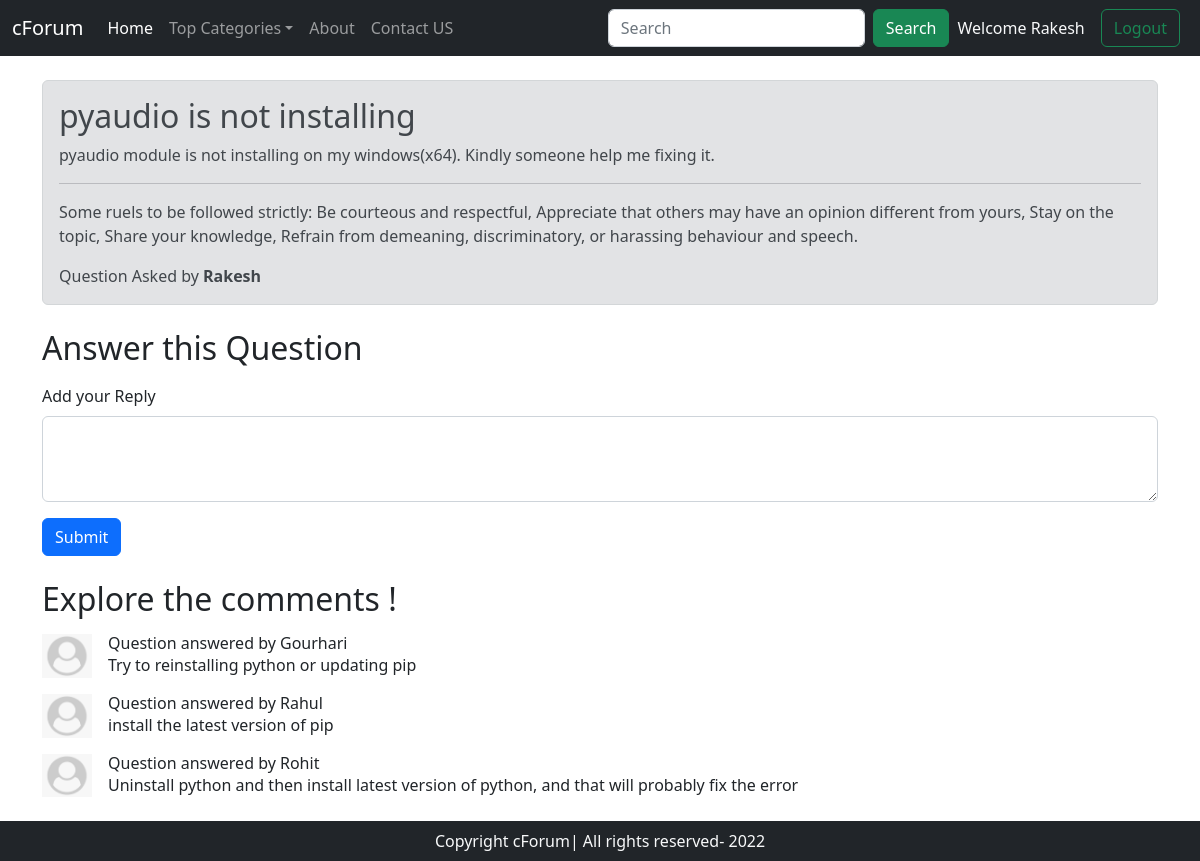
The page /threads.php?threadid=1 (signed in) on the database its author committed.
### tables this page shows
CREATE TABLE `thread` (
  `thread_id` int(8) NOT NULL,
  `thread_title` varchar(30) NOT NULL,
  `thread_description` text NOT NULL,
  `cat_id` int(8) NOT NULL,
  `user_id` int(8) NOT NULL,
  `date` datetime NOT NULL DEFAULT current_timestamp()
);

CREATE TABLE `users` (
  `user_id` int(8) NOT NULL,
  `username` varchar(30) NOT NULL,
  `password` varchar(255) NOT NULL,
  `date` datetime NOT NULL DEFAULT current_timestamp()
);

CREATE TABLE `comment` (
  `comment_id` int(8) NOT NULL,
  `comment` text NOT NULL,
  `thread_id` int(8) NOT NULL,
  `user_id` int(8) NOT NULL,
  `date` datetime NOT NULL DEFAULT current_timestamp()
);

### threads.php (the view, shortened to what this page needs)
<!doctype html>
<html lang="en">
<head>
    <link href="https://cdn.jsdelivr.net/npm/bootstrap@5.2.2/dist/css/bootstrap.min.css" rel="stylesheet"
>
</head>
<body>
    <?php include "partials/_header.php"; ?>
    <div class="container my-4">
        <?php
            $id=$_GET["threadid"];
            $sql="SELECT * FROM `thread` WHERE `thread_id`='$id';";
            $result=mysqli_query($conn, $sql);
            $row=mysqli_fetch_assoc($result);
            $thread_user_id=$row["user_id"];
            $sql2="SELECT * FROM `users` where `user_id`='$thread_user_id'";
            $result2=mysqli_query($conn, $sql2);
            $row2=mysqli_fetch_assoc($result2);
            $thread_user_name=$row2["username"];
            echo '
                <div class="alert alert-secondary" role="alert">
                    <h2 class="alert-heading">'.$row['thread_title'].'</h2>
                    <p>'.$row["thread_description"].'</p>
                    <hr>
                    <p class="mb-0">Some ruels to be followed strictly: Be courteous and respectful,
                            Appreciate that others may have an opinion different from yours,
                            Stay on  the topic,
                            Share your knowledge,
                            Refrain from demeaning, discriminatory, or harassing behaviour and speech.
                    </p>
                     <div class="mt-3">Question Asked by <b>'.$thread_user_name.'</b></div>
                </div>
            ';
        ?>
    </div>
    <div class="container mt-4">
        <h2>Answer this Question</h2>
        <?php
            if(isset($_SESSION["loggedin"]) && $_SESSION["loggedin"]==true){
                echo '<form method="post">
                        <div class="mb-3 mt-3">
                            <label for="threaddesc" class="form-label">Add your Reply</label>
                            <textarea class="form-control" id="threaddesc" name="comment" rows="3"></textarea>
                        </div>
                        <button type="submit" class="btn btn-primary">Submit</button>
                    </form>';
            }else{
                echo '<p>You have to Login to answer question</p>';
            }
        ?>
    </div>
    <div class="container my-4">
        <h2>Explore the comments !</h2>
        <?php
            $sql="SELECT * FROM `comment` where `thread_id`='$id'";
            $result=mysqli_query($conn, $sql);
            while($row=mysqli_fetch_assoc($result)){
                $comment_user_id=$row["user_id"];
                $sql2="SELECT * FROM `users` where `user_id`='$comment_user_id'";
                $result2=mysqli_query($conn, $sql2);
                $row2=mysqli_fetch_assoc($result2);
                $comment_user_name=$row2["username"];
                echo '
                <div class="d-flex my-3">
                    <div class="flex-shrink-0">
                        <img src="/forum/images/userImage.png" width="50px" alt="...">
                    </div>
                    <div class="flex-grow-1 ms-3">
                        <h6 class="my-0">Question answered by '.$comment_user_name.'</h6>
                        '.$row["comment"].'
                    </div>
                </div>
                ';
            }
        ?>
    </div>
    <?php include "partials/_footer.php"; ?>
</body>
</html>

### rows shown on the page
thread: thread_title "pyaudio is not installing", thread_description "pyaudio module is not installing on my windows(x64). Kindly someone help me fixing it."
users: username "Rakesh"
comment: user.username "Gourhari", comment "Try to reinstalling python or updating pip"
comment: user.username "Rahul", comment "install the latest version of pip"
comment: user.username "Rohit", comment "Uninstall python and then install latest version of python, and that will probably fix the error"

### other values the page prints
$_SESSION["username"] "Rakesh"
